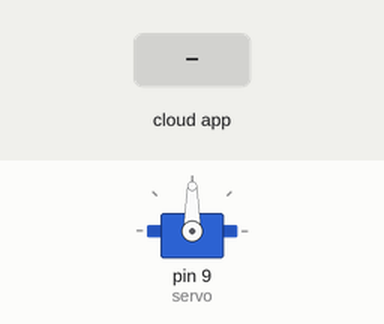
The sketch below on a simulated Arduino Uno, built with avr-gcc and run on an emulated ATmega328P. Parts: servo. The test bench sets the inputs (shaded band). The ROS host is connected and sends only what is stated.

Above: at 1.2 s.
1.3 s: the phone or cloud app sets servo to 0
At 2.4 s:
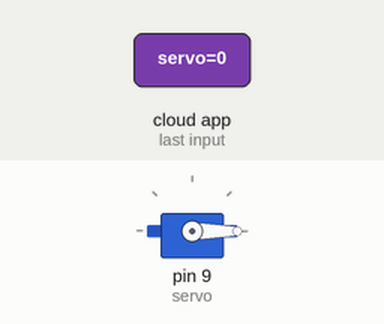
2.8 s: the phone or cloud app sets servo to 45
At 3.6 s:
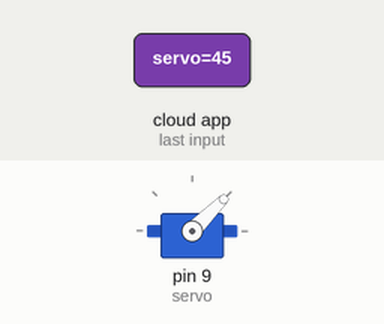
4.3 s: the phone or cloud app sets servo to 180
At 4.7 s:
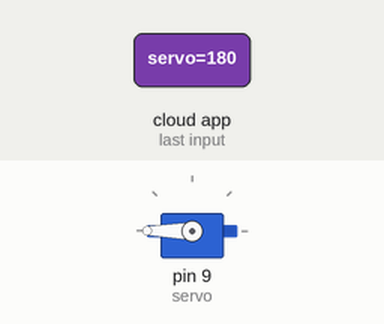
5.8 s: the phone or cloud app sets servo to 90
At 7.0 s:
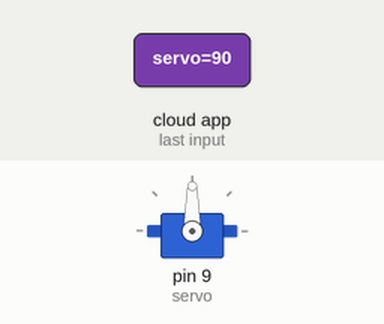
Timing chart, 0 to 8.3 s (numbered marks = the images above; inputs shaded):
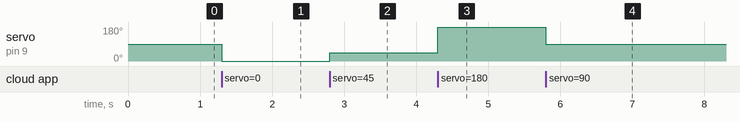

Measured:
- after the input at 1.3 s, servo on pin 9 (servo): 90° → 0° at once
- after the input at 2.8 s, servo on pin 9 (servo): 0° → 45° at once
- after the input at 4.3 s, servo on pin 9 (servo): 45° → 180° at once
- after the input at 5.8 s, servo on pin 9 (servo): 180° → 90° at once

The sketch:

ros_servo_example_code.ino
```cpp
#include <ros.h>
#include <std_msgs/UInt16.h>
#include <Servo.h>

using namespace ros;
NodeHandle  nh;
Servo servo;
void cb( const std_msgs ::UInt16 & msg){
servo.write(msg.data);// 0-180
}
Subscriber <std_msgs ::UInt16 > sub("servo", cb);

void setup (){
nh.initNode();
nh.subscribe(sub);
servo.attach(9);//attach it to pin 9
}

void loop(){
nh.spinOnce();
delay(1);
}
```
